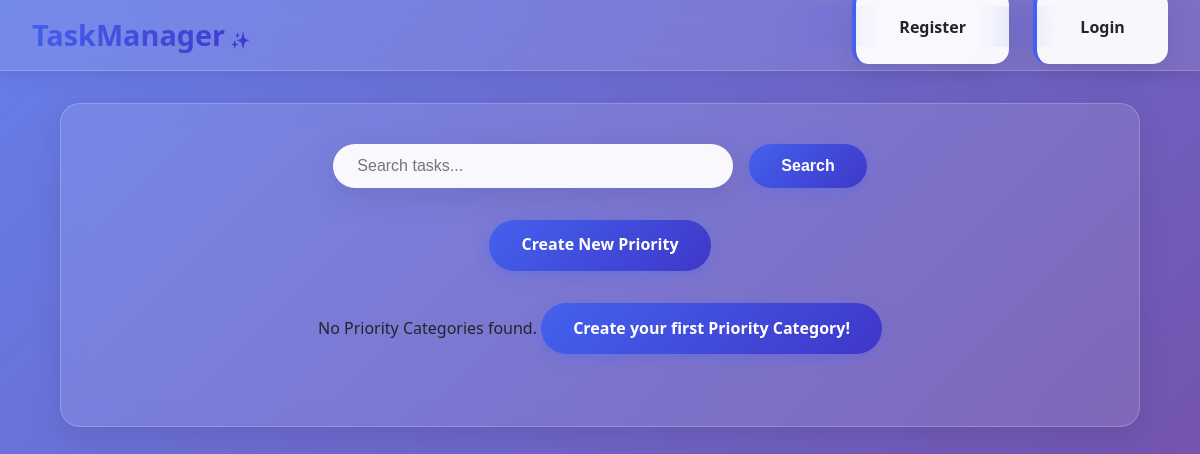
The page /base/displayPrior/ on the database as committed earlier.
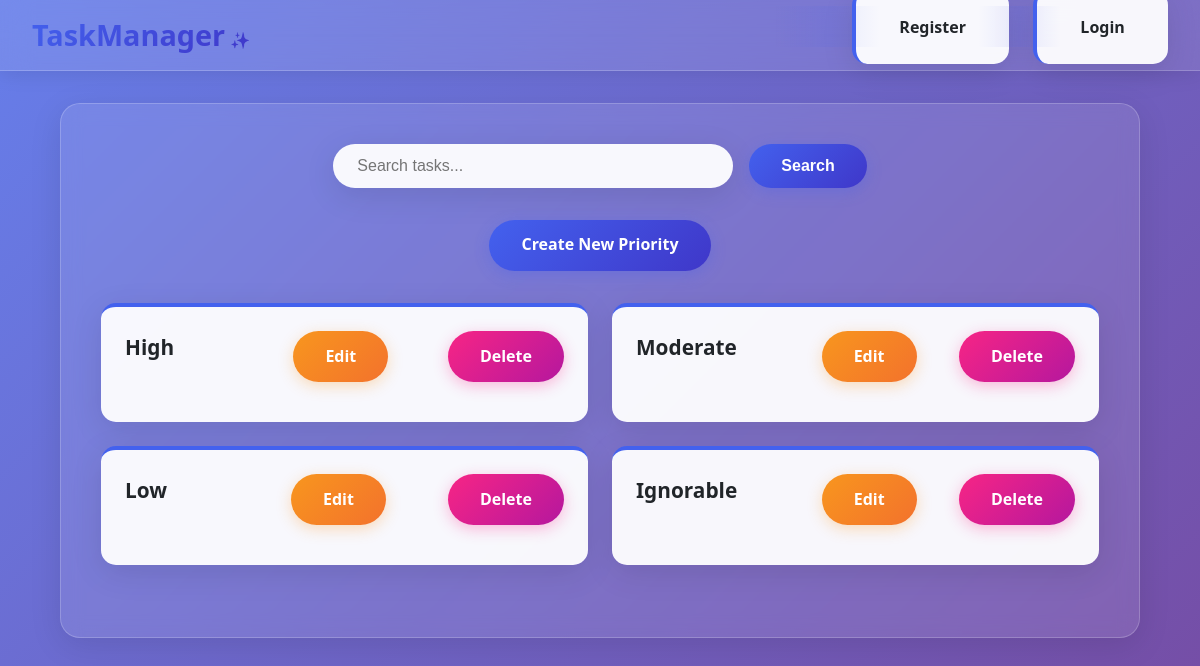
The same page on the database as committed later.
### base/models.py (models this page shows, shortened)
class Priority(models.Model):
    name = models.CharField(max_length=10)

### base/views.py (the view)
# urls.py: path('displayPrior/',views.read_priority,name='displayprior'),
def read_priority(request):
    search=request.GET.get('q')
    if search:
        data=Priority.objects.filter(
            Q(name__icontains=search)
        )
    else:
        data=Priority.objects.all()
    return render(request, 'read_priority.html',{'data':data, 'search':search})

### base/templates/read_priority.html
{% extends 'main.html' %}
{% block content %}
<div class="container glass-container">
    <form method="GET" class="search-container">
        <input type="text" name="q" placeholder="Search tasks..." value="{{ request.GET.q }}" class="search-input" />
        <button type="submit" class="btn btn-primary">Search</button>
    </form>
    <div class="d-flex justify-content-center mb-4">
        <a href="{% url 'createprior' %}" class="btn btn-primary pulse">Create New Priority</a>
    </div>
    <div class="task-grid">
        {% for i in data %}
        <div class="task-card animate-fade-in">
            <div class="task-header">
                <h3 class="task-title">{{ i.name }}</h3><br><br>
                <a href="{% url 'updateprior' i.id %}" class="btn btn-warning">Edit</a>
                <a href="{% url 'deleteprior' i.id %}" class="btn btn-danger">Delete</a>
            </div>
        </div>
        {% empty %}
        <div class="text-center">
            <p>No Priority Categories found. <a href="{% url 'createprior' %}" class="btn btn-primary">Create your first Priority Category!</a></p>
        </div>
        {% endfor %}
    </div>
</div>
{% endblock %}

### templates/main.html (shortened to what this page needs)
{% load static %}
<!DOCTYPE html>
<html lang="en">
<head>
    <link rel="stylesheet" href="{% static 'style.css' %}">
</head>
<body>
    {% include 'nav.html' %}
    <center>
    {% block content %}
    {% endblock %}
    </center>
</body>
</html>

### templates/nav.html (shortened to what this page needs)
<nav class="navbar">
    <div class="nav-container">
        <a href="{% url 'home' %}" class="nav-logo">TaskManager</a>
        <ul class="nav-menu">
            {% if request.user.is_authenticated %}
            <li><a href="{% url 'home' %}" class="{% if request.resolver_match.url_name == 'home' %}active{% endif %}"><b>Home</b></a></li>
            <li><a href="{% url 'displayprior' %}"><b>Priorities</b></a></li>
            <li><a href="{% url 'profile' %}"><b>Profile</b></a></li>
            <li><a href="{% url 'signout' %}"><b>Log Out</b></a></li>
            {% else %}
            <li><a href="{% url 'signup' %}"><b>Register</b></a></li>
            <li><a href="{% url 'signin' %}"><b>Login</b></a></li>
            {% endif %}
        </ul>
    </div>
</nav>

### static/style.css (style rules this page uses)
:root { --primary: #4361ee; --secondary: #3f37c9; --success: #4cc9f0; --danger: #f72585; --warning: #f8961e; --info: #4895ef; --dark: #212529; --light: #f8f9fa; --gradient: linear-gradient(135deg, #667eea 0%, #764ba2 100%); --glass-bg: rgba(255, 255, 255, 0.1); --glass-border: rgba(255, 255, 255, 0.2); --shadow: 0 8px 32px rgba(0, 0, 0, 0.1); --shadow-hover: 0 15px 45px rgba(0, 0, 0, 0.15); }
* { margin: 0; padding: 0; box-sizing: border-box; }
body { font-family: 'Segoe UI', Tahoma, Geneva, Verdana, sans-serif; background: var(--gradient); min-height: 100vh; color: var(--dark); line-height: 1.6; }
.container { width: 90%; max-width: 1200px; margin: 0 auto; padding: 2rem; }
.glass-container { background: var(--glass-bg); backdrop-filter: blur(10px); border: 1px solid var(--glass-border); border-radius: 20px; box-shadow: var(--shadow); padding: 2.5rem; margin: 2rem auto; }
.btn { padding: 0.8rem 2rem; border: none; border-radius: 50px; font-weight: 600; text-decoration: none; text-align: center; transition: all 0.3s cubic-bezier(0.4, 0, 0.2, 1); position: relative; overflow: hidden; cursor: pointer; font-size: 1rem; display: inline-flex; align-items: center; justify-content: center; gap: 0.5rem; }
.btn::before { content: ''; position: absolute; top: 0; left: -100%; width: 100%; height: 100%; background: linear-gradient(90deg, transparent, rgba(255,255,255,0.3), transparent); transition: left 0.5s; }
.btn-primary { background: linear-gradient(135deg, var(--primary), var(--secondary)); color: white; box-shadow: 0 4px 15px rgba(67, 97, 238, 0.3); }
.btn-danger { background: linear-gradient(135deg, var(--danger), #b5179e); color: white; box-shadow: 0 4px 15px rgba(247, 37, 133, 0.3); }
.btn-warning { background: linear-gradient(135deg, var(--warning), #f3722c); color: white; box-shadow: 0 4px 15px rgba(248, 150, 30, 0.3); }
ul { list-style: none; padding: 0; margin: 2rem 0; }
ul li { background: rgba(255, 255, 255, 0.95); margin-bottom: 1rem; padding: 1.5rem; border-radius: 15px; box-shadow: var(--shadow); transition: all 0.3s cubic-bezier(0.4, 0, 0.2, 1); border-left: 4px solid var(--primary); }
.task-grid { display: grid; grid-template-columns: repeat(auto-fit, minmax(350px, 1fr)); gap: 1.5rem; margin: 2rem 0; }
.task-card { background: rgba(255, 255, 255, 0.95); padding: 1.5rem; border-radius: 15px; box-shadow: var(--shadow); transition: all 0.3s ease; border-top: 4px solid var(--primary); }
.task-header { display: flex; justify-content: space-between; align-items: start; margin-bottom: 1rem; }
.task-title { font-size: 1.3rem; font-weight: 700; color: var(--dark); margin-bottom: 0.5rem; }
.search-container { display: flex; gap: 1rem; justify-content: center; margin-bottom: 2rem; }
.search-input { flex: 1; max-width: 400px; padding: 0.8rem 1.5rem; border: none; border-radius: 50px; background: rgba(255, 255, 255, 0.95); box-shadow: var(--shadow); font-size: 1rem; transition: all 0.3s ease; }
.animate-fade-in { animation: fadeInUp 0.6s ease; }
.d-flex { display: flex; }
.justify-content-center { justify-content: center; }
.mb-4 { margin-bottom: 1.5rem; }
.navbar { background: rgba(255, 255, 255, 0.1); backdrop-filter: blur(15px); border-bottom: 1px solid var(--glass-border); padding: 0; position: sticky; top: 0; z-index: 1000; transition: all 0.3s ease; box-shadow: 0 2px 20px rgba(0, 0, 0, 0.1); }
.nav-container { max-width: 1200px; margin: 0 auto; padding: 0 2rem; display: flex; justify-content: space-between; align-items: center; height: 70px; }
.nav-logo { font-size: 1.8rem; font-weight: 800; background: linear-gradient(135deg, var(--primary), var(--secondary)); -webkit-background-clip: text; -webkit-text-fill-color: transparent; background-clip: text; text-decoration: none; transition: all 0.3s ease; }
.nav-menu { display: flex; list-style: none; margin: 0; padding: 0; gap: 1.5rem; align-items: center; }
.nav-menu li a { color: var(--dark) !important; text-decoration: none; font-weight: 600; padding: 0.6rem 1.2rem; border-radius: 25px; transition: all 0.3s ease; position: relative; overflow: hidden; background: transparent; }
.nav-menu li a::before { content: ''; position: absolute; top: 0; left: -100%; width: 100%; height: 100%; background: linear-gradient(90deg, transparent, rgba(67, 97, 238, 0.1), transparent); transition: left 0.5s; }
.nav-logo::after { content: '✨'; margin-left: 5px; font-size: 1rem; }

Rows that differ between the two databases and show on the page:
added Priority: name "High"
added Priority: name "Moderate"
added Priority: name "Low"
added Priority: name "Ignorable"
Other text that changed with them:
text no longer shown: "No Priority Categories found. Create your first Priority Category!"
